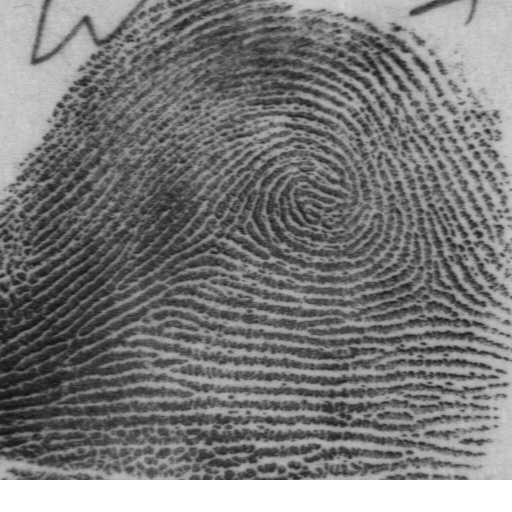
#> input picture data/png_txt/figs_0/f0001_01.png, 512 x 512 px, found by its file name
$ python difference.py
#> lines starting #> are read from the running program, lines starting #| are printed output that depends on the picture; pictures that were not available may be replaced by others from this repository, and a replacement may not be noted
from PIL import Image, ImageChops, ImageStat
import matplotlib.pyplot as plt
import  numpy as np
import pathlib

SCRIPT_PATH = str(pathlib.Path(__file__).parent.resolve())
DATA_DIR = SCRIPT_PATH + "\\data"

def load_image(image_path):
    return Image.open(image_path).convert('L')  # Convert to grayscale
#> returned value is the input picture: PIL image 512x512 L; min 16, max 255, mean 122
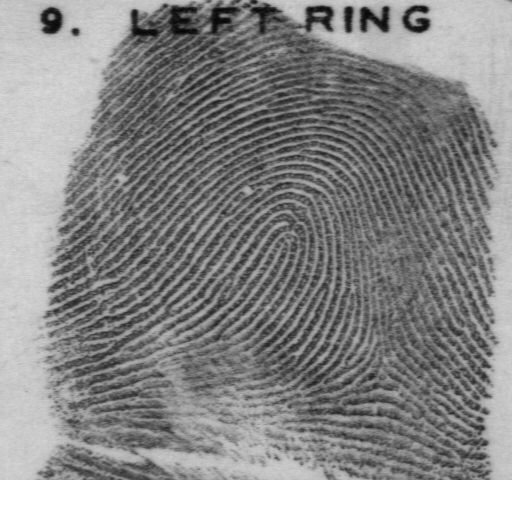
#> input picture data/png_txt/figs_0/f0007_09.png, 512 x 512 px, given in place of s0001_01.png, which was not available
#> in load_image, returned value is the input picture: PIL image 512x512 L; min 5, max 255, mean 137.7

def calculate_difference(image1, image2):
    margin = .25
    # Calculate raw difference
    diff = ImageChops.difference(image1, image2)
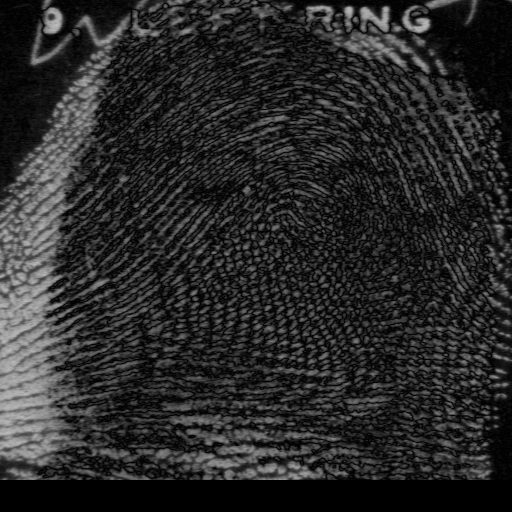
#> diff: PIL image 512x512 L; min 0, max 189, mean 41.6

    # Convert to numpy array for processing
    np_diff = np.array(diff)

    # Apply margin of error
    np_diff[np.abs(np_diff) < margin] = 0
    print(np_diff)
#> (printed output is left out)
    # Convert back to PIL Image
    return Image.fromarray(np_diff)
def generate_histogram(image):
    histogram = image.histogram()
#> histogram = 256 values, max 18714 at index 0, min 0 at index 190, mean 1024
    print(histogram)
#> (printed output is left out)
    plt.hist(histogram, bins=512, range=(0, 256))
    plt.ylim(0,3)
    plt.title("Histogram of Image Difference")
    plt.show()
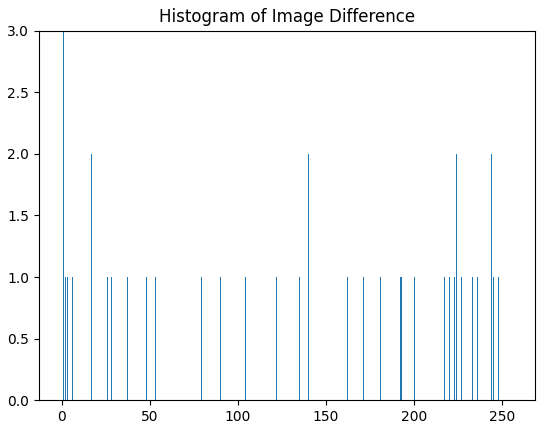
#> figure drawn by matplotlib, 1 panel; tallest bar 66 high, from x = 0 to 0.5
    return histogram

def hash_histogram(histogram):
    return hash(tuple(histogram))

print(DATA_DIR)
# Example Usage
image_path1 = DATA_DIR + "\\png_txt\\figs_0\\f0001_01.png"
image_path2 = DATA_DIR + "\\png_txt\\figs_0\\s0001_01.png"

img1 = load_image(image_path1)
img2 = load_image(image_path2)

diff_img = calculate_difference(img1, img2)
histogram = generate_histogram(diff_img)
histogram_hash = hash_histogram(histogram)
#> histogram_hash = -834244337517238231

print("Hash of the Histogram:", histogram_hash)
#| Hash of the Histogram: -834244337517238231
